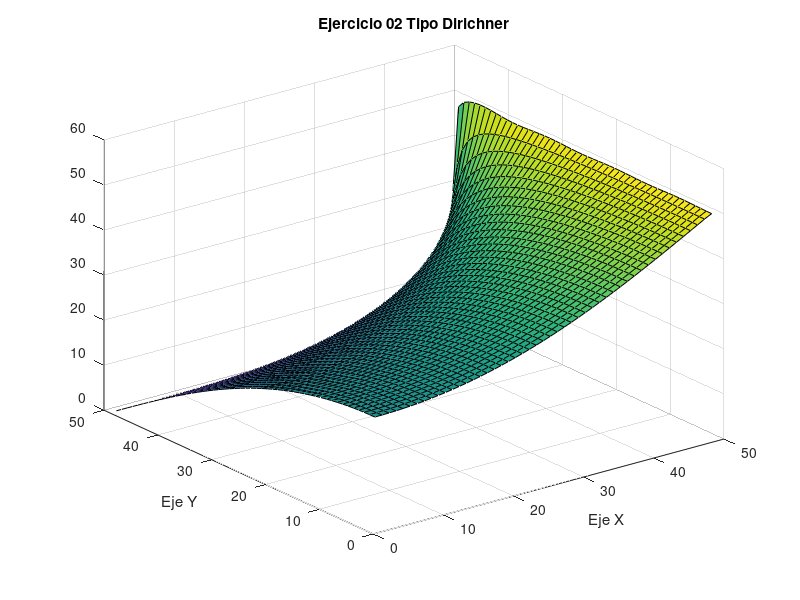

Write the MATLAB code that produced this figure.
%% Ecuaciones diferenciales parciales 
% Jose Ramiro Fuentes Lara
clc;clear;close all;

%% valores de nuestras constantes

L = 24;
x = 0:.5:L;
y = 0:.5:L;

%% Definimos el ciclo para llenar la malla
 for i=1:length(x)
     for j=1:length(y)
         T(i,j)=0;
         for n=1:200
         B=200*sin(((2*n-1)*pi)/2)/((2*n-1)*pi);
         A=B/cosh(((2*n-1)*pi)/2);
         
         T(i,j)=T(i,j) + A*cos(((2*n-1)*pi*x(i))/(2*L))*cosh(((2*n-1)*pi*y(j))/(2*L));
         end
     end
 end

%% Se grafica nuestra funcion y se le da formato
grid on 
surf(T)

set(gcf,'Name','Ecuaciones Diferenciales Parciales') 
    xlabel('Eje X')
    ylabel('Eje Y')
    title('Ejercicio 02 Tipo Dirichner')
    